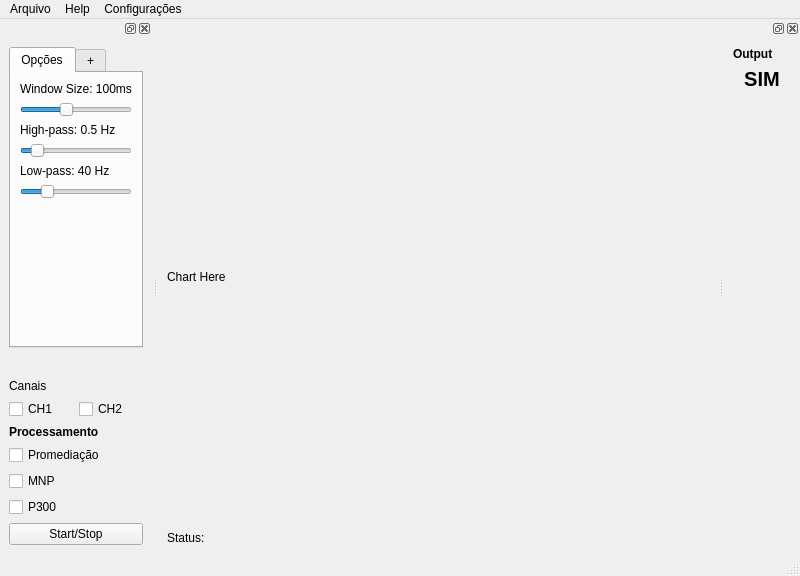
<?xml version="1.0" encoding="UTF-8"?>
<ui version="4.0">
 <class>MainWindow</class>
 <widget class="QMainWindow" name="MainWindow">
  <property name="geometry">
   <rect>
    <x>0</x>
    <y>0</y>
    <width>800</width>
    <height>576</height>
   </rect>
  </property>
  <property name="sizePolicy">
   <sizepolicy hsizetype="Preferred" vsizetype="Preferred">
    <horstretch>0</horstretch>
    <verstretch>0</verstretch>
   </sizepolicy>
  </property>
  <property name="minimumSize">
   <size>
    <width>0</width>
    <height>0</height>
   </size>
  </property>
  <property name="maximumSize">
   <size>
    <width>16777215</width>
    <height>16777215</height>
   </size>
  </property>
  <property name="windowTitle">
   <string>EEG App - Instrumentação Biomédica 1</string>
  </property>
  <widget class="QWidget" name="centralwidget">
   <layout class="QHBoxLayout" name="horizontalLayout">
    <item>
     <layout class="QVBoxLayout" name="verticalLayoutGraphStatus">
      <item>
       <layout class="QVBoxLayout" name="verticalLayoutGraph">
        <item>
         <widget class="QLabel" name="label_replace">
          <property name="sizePolicy">
           <sizepolicy hsizetype="Expanding" vsizetype="Expanding">
            <horstretch>0</horstretch>
            <verstretch>0</verstretch>
           </sizepolicy>
          </property>
          <property name="text">
           <string>Chart Here</string>
          </property>
         </widget>
        </item>
       </layout>
      </item>
      <item>
       <widget class="QLabel" name="lbl_status">
        <property name="text">
         <string>Status:</string>
        </property>
       </widget>
      </item>
     </layout>
    </item>
   </layout>
  </widget>
  <widget class="QMenuBar" name="menubar">
   <property name="geometry">
    <rect>
     <x>0</x>
     <y>0</y>
     <width>800</width>
     <height>23</height>
    </rect>
   </property>
   <widget class="QMenu" name="menuArquivo">
    <property name="title">
     <string>Arquivo</string>
    </property>
   </widget>
   <widget class="QMenu" name="menuHelp">
    <property name="title">
     <string>Help</string>
    </property>
   </widget>
   <widget class="QMenu" name="menuConfiguracoes">
    <property name="title">
     <string>Configurações</string>
    </property>
    <addaction name="actionProcessamento"/>
   </widget>
   <addaction name="menuArquivo"/>
   <addaction name="menuHelp"/>
   <addaction name="menuConfiguracoes"/>
  </widget>
  <widget class="QStatusBar" name="statusbar"/>
  <widget class="QDockWidget" name="dockWidget">
   <attribute name="dockWidgetArea">
    <number>1</number>
   </attribute>
   <widget class="QWidget" name="dockWidgetContents">
    <layout class="QHBoxLayout" name="horizontalLayout_2">
     <item>
      <layout class="QVBoxLayout" name="verticalLayoutOptions">
       <item>
        <widget class="QTabWidget" name="tabWidget">
         <property name="currentIndex">
          <number>0</number>
         </property>
         <widget class="QWidget" name="tab">
          <attribute name="title">
           <string>Opções</string>
          </attribute>
          <layout class="QVBoxLayout" name="verticalLayout_2">
           <item>
            <layout class="QVBoxLayout" name="verticalLayout_4">
             <property name="topMargin">
              <number>0</number>
             </property>
             <item>
              <widget class="QLabel" name="label_8">
               <property name="text">
                <string>Window Size: 100ms</string>
               </property>
              </widget>
             </item>
             <item>
              <widget class="QSlider" name="horizontalSlider_3">
               <property name="value">
                <number>40</number>
               </property>
               <property name="orientation">
                <enum>Qt::Horizontal</enum>
               </property>
              </widget>
             </item>
             <item>
              <widget class="QLabel" name="label_6">
               <property name="text">
                <string>High-pass: 0.5 Hz</string>
               </property>
              </widget>
             </item>
             <item>
              <widget class="QSlider" name="horizontalSlider">
               <property name="maximum">
                <number>50</number>
               </property>
               <property name="value">
                <number>5</number>
               </property>
               <property name="orientation">
                <enum>Qt::Horizontal</enum>
               </property>
              </widget>
             </item>
             <item>
              <widget class="QLabel" name="label_7">
               <property name="text">
                <string>Low-pass: 40 Hz</string>
               </property>
              </widget>
             </item>
             <item>
              <widget class="QSlider" name="horizontalSlider_2">
               <property name="value">
                <number>20</number>
               </property>
               <property name="orientation">
                <enum>Qt::Horizontal</enum>
               </property>
              </widget>
             </item>
            </layout>
           </item>
           <item>
            <spacer name="verticalSpacer_3">
             <property name="orientation">
              <enum>Qt::Vertical</enum>
             </property>
             <property name="sizeHint" stdset="0">
              <size>
               <width>20</width>
               <height>40</height>
              </size>
             </property>
            </spacer>
           </item>
          </layout>
         </widget>
         <widget class="QWidget" name="tab_2">
          <attribute name="title">
           <string>+</string>
          </attribute>
          <layout class="QVBoxLayout" name="verticalLayout_3">
           <item>
            <layout class="QHBoxLayout" name="horizontalLayoutBtns">
             <item>
              <spacer name="horizontalSpacerBtns1">
               <property name="orientation">
                <enum>Qt::Horizontal</enum>
               </property>
               <property name="sizeType">
                <enum>QSizePolicy::Minimum</enum>
               </property>
               <property name="sizeHint" stdset="0">
                <size>
                 <width>0</width>
                 <height>20</height>
                </size>
               </property>
              </spacer>
             </item>
             <item>
              <layout class="QVBoxLayout" name="verticalLayoutBtns">
               <item>
                <widget class="QPushButton" name="btn_calib">
                 <property name="maximumSize">
                  <size>
                   <width>80</width>
                   <height>16777215</height>
                  </size>
                 </property>
                 <property name="toolTip">
                  <string>Calibrar</string>
                 </property>
                 <property name="text">
                  <string>Procurar</string>
                 </property>
                </widget>
               </item>
              </layout>
             </item>
             <item>
              <spacer name="horizontalSpacerBtns2">
               <property name="orientation">
                <enum>Qt::Horizontal</enum>
               </property>
               <property name="sizeType">
                <enum>QSizePolicy::Minimum</enum>
               </property>
               <property name="sizeHint" stdset="0">
                <size>
                 <width>0</width>
                 <height>20</height>
                </size>
               </property>
              </spacer>
             </item>
            </layout>
           </item>
           <item>
            <layout class="QHBoxLayout" name="horizontalLayoutThreshould">
             <item>
              <spacer name="horizontalSpacerTh1">
               <property name="orientation">
                <enum>Qt::Horizontal</enum>
               </property>
               <property name="sizeType">
                <enum>QSizePolicy::Minimum</enum>
               </property>
               <property name="sizeHint" stdset="0">
                <size>
                 <width>0</width>
                 <height>20</height>
                </size>
               </property>
              </spacer>
             </item>
             <item>
              <widget class="QSlider" name="sl_threshould">
               <property name="enabled">
                <bool>true</bool>
               </property>
               <property name="sizePolicy">
                <sizepolicy hsizetype="Fixed" vsizetype="Maximum">
                 <horstretch>0</horstretch>
                 <verstretch>0</verstretch>
                </sizepolicy>
               </property>
               <property name="orientation">
                <enum>Qt::Vertical</enum>
               </property>
              </widget>
             </item>
             <item>
              <spacer name="horizontalSpacerTh2">
               <property name="orientation">
                <enum>Qt::Horizontal</enum>
               </property>
               <property name="sizeType">
                <enum>QSizePolicy::Minimum</enum>
               </property>
               <property name="sizeHint" stdset="0">
                <size>
                 <width>0</width>
                 <height>20</height>
                </size>
               </property>
              </spacer>
             </item>
            </layout>
           </item>
           <item>
            <layout class="QVBoxLayout" name="verticalLayoutCheckBoxes">
             <item>
              <widget class="QCheckBox" name="cb_emg">
               <property name="text">
                <string>Show Trigger</string>
               </property>
              </widget>
             </item>
             <item>
              <widget class="QCheckBox" name="cb_hbt">
               <property name="text">
                <string>Op 2</string>
               </property>
              </widget>
             </item>
             <item>
              <widget class="QCheckBox" name="cb_ret">
               <property name="text">
                <string>Op 3</string>
               </property>
              </widget>
             </item>
             <item>
              <widget class="QCheckBox" name="cb_env">
               <property name="text">
                <string>--</string>
               </property>
              </widget>
             </item>
             <item>
              <widget class="QCheckBox" name="cb_lim">
               <property name="text">
                <string>--</string>
               </property>
              </widget>
             </item>
             <item>
              <widget class="QCheckBox" name="cb_det">
               <property name="text">
                <string>--</string>
               </property>
              </widget>
             </item>
            </layout>
           </item>
          </layout>
         </widget>
        </widget>
       </item>
       <item>
        <spacer name="verticalSpacer">
         <property name="orientation">
          <enum>Qt::Vertical</enum>
         </property>
         <property name="sizeHint" stdset="0">
          <size>
           <width>20</width>
           <height>40</height>
          </size>
         </property>
        </spacer>
       </item>
       <item>
        <layout class="QVBoxLayout" name="verticalLayoutThreshould">
         <item>
          <layout class="QVBoxLayout" name="verticalLayout_6">
           <property name="topMargin">
            <number>0</number>
           </property>
           <item>
            <widget class="QLabel" name="label_10">
             <property name="text">
              <string>Canais</string>
             </property>
            </widget>
           </item>
           <item>
            <layout class="QHBoxLayout" name="horizontalLayout_3">
             <property name="topMargin">
              <number>0</number>
             </property>
             <item>
              <widget class="QCheckBox" name="checkBox">
               <property name="text">
                <string>CH1</string>
               </property>
              </widget>
             </item>
             <item>
              <widget class="QCheckBox" name="checkBox_2">
               <property name="text">
                <string>CH2</string>
               </property>
              </widget>
             </item>
            </layout>
           </item>
          </layout>
         </item>
         <item>
          <layout class="QVBoxLayout" name="verticalLayout_5">
           <property name="topMargin">
            <number>0</number>
           </property>
           <item>
            <widget class="QLabel" name="label_9">
             <property name="font">
              <font>
               <weight>75</weight>
               <bold>true</bold>
              </font>
             </property>
             <property name="text">
              <string>Processamento</string>
             </property>
            </widget>
           </item>
           <item>
            <widget class="QCheckBox" name="checkBox_3">
             <property name="text">
              <string>Promediação</string>
             </property>
            </widget>
           </item>
           <item>
            <widget class="QCheckBox" name="checkBox_4">
             <property name="text">
              <string>MNP</string>
             </property>
            </widget>
           </item>
           <item>
            <widget class="QCheckBox" name="checkBox_5">
             <property name="text">
              <string>P300</string>
             </property>
            </widget>
           </item>
          </layout>
         </item>
         <item>
          <widget class="QPushButton" name="btn_start">
           <property name="sizePolicy">
            <sizepolicy hsizetype="MinimumExpanding" vsizetype="Fixed">
             <horstretch>0</horstretch>
             <verstretch>0</verstretch>
            </sizepolicy>
           </property>
           <property name="minimumSize">
            <size>
             <width>80</width>
             <height>0</height>
            </size>
           </property>
           <property name="maximumSize">
            <size>
             <width>12312333</width>
             <height>16777215</height>
            </size>
           </property>
           <property name="toolTip">
            <string>Start</string>
           </property>
           <property name="text">
            <string>Start/Stop</string>
           </property>
          </widget>
         </item>
        </layout>
       </item>
      </layout>
     </item>
    </layout>
   </widget>
  </widget>
  <widget class="QDockWidget" name="dockWidget_2">
   <attribute name="dockWidgetArea">
    <number>2</number>
   </attribute>
   <widget class="QWidget" name="dockWidgetContents_2">
    <layout class="QVBoxLayout" name="verticalLayout">
     <item>
      <widget class="QLabel" name="label_3">
       <property name="font">
        <font>
         <weight>75</weight>
         <bold>true</bold>
        </font>
       </property>
       <property name="text">
        <string>Output</string>
       </property>
      </widget>
     </item>
     <item>
      <widget class="QLabel" name="label_4">
       <property name="font">
        <font>
         <pointsize>15</pointsize>
         <weight>75</weight>
         <bold>true</bold>
        </font>
       </property>
       <property name="text">
        <string>SIM</string>
       </property>
       <property name="alignment">
        <set>Qt::AlignCenter</set>
       </property>
      </widget>
     </item>
     <item>
      <spacer name="verticalSpacer_2">
       <property name="orientation">
        <enum>Qt::Vertical</enum>
       </property>
       <property name="sizeHint" stdset="0">
        <size>
         <width>58</width>
         <height>433</height>
        </size>
       </property>
      </spacer>
     </item>
    </layout>
   </widget>
  </widget>
  <action name="actionSimples">
   <property name="text">
    <string>Processamento</string>
   </property>
  </action>
  <action name="actionIn_Plotter">
   <property name="text">
    <string>In Plotter</string>
   </property>
  </action>
  <action name="actionThread">
   <property name="text">
    <string>Thread</string>
   </property>
  </action>
  <action name="actionDesativado">
   <property name="text">
    <string>Desativado</string>
   </property>
  </action>
  <action name="actionProcessamento">
   <property name="checkable">
    <bool>false</bool>
   </property>
   <property name="text">
    <string>A implementar</string>
   </property>
  </action>
 </widget>
 <resources/>
 <connections/>
</ui>
